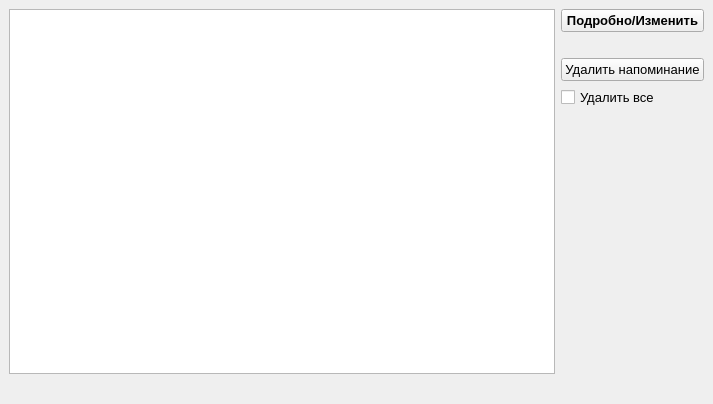
<?xml version="1.0" encoding="UTF-8"?>
<ui version="4.0">
 <class>ListWindow</class>
 <widget class="QMainWindow" name="ListWindow">
  <property name="geometry">
   <rect>
    <x>0</x>
    <y>0</y>
    <width>713</width>
    <height>404</height>
   </rect>
  </property>
  <property name="minimumSize">
   <size>
    <width>713</width>
    <height>404</height>
   </size>
  </property>
  <property name="windowTitle">
   <string>Reminder: Список напоминаний</string>
  </property>
  <property name="windowIcon">
   <iconset resource="qrcrem.qrc">
    <normaloff>:/images/reminder.ico</normaloff>:/images/reminder.ico</iconset>
  </property>
  <widget class="QWidget" name="centralwidget">
   <layout class="QGridLayout" name="gridLayout">
    <item row="0" column="0">
     <layout class="QVBoxLayout" name="verticalLayout">
      <item>
       <layout class="QHBoxLayout" name="horizontalLayout">
        <item>
         <widget class="QTableWidget" name="tableWidget">
          <property name="minimumSize">
           <size>
            <width>371</width>
            <height>311</height>
           </size>
          </property>
          <property name="font">
           <font>
            <pointsize>10</pointsize>
            <weight>75</weight>
            <bold>true</bold>
           </font>
          </property>
          <property name="sortingEnabled">
           <bool>true</bool>
          </property>
          <attribute name="horizontalHeaderMinimumSectionSize">
           <number>42</number>
          </attribute>
          <attribute name="horizontalHeaderStretchLastSection">
           <bool>false</bool>
          </attribute>
          <attribute name="verticalHeaderCascadingSectionResizes">
           <bool>true</bool>
          </attribute>
          <attribute name="verticalHeaderDefaultSectionSize">
           <number>50</number>
          </attribute>
          <attribute name="verticalHeaderHighlightSections">
           <bool>false</bool>
          </attribute>
          <attribute name="verticalHeaderMinimumSectionSize">
           <number>50</number>
          </attribute>
          <attribute name="verticalHeaderStretchLastSection">
           <bool>false</bool>
          </attribute>
         </widget>
        </item>
        <item>
         <layout class="QVBoxLayout" name="verticalLayout_2">
          <item>
           <widget class="QPushButton" name="pBChange">
            <property name="font">
             <font>
              <pointsize>10</pointsize>
              <weight>75</weight>
              <bold>true</bold>
             </font>
            </property>
            <property name="text">
             <string>Подробно/Изменить</string>
            </property>
           </widget>
          </item>
          <item>
           <widget class="QLabel" name="label">
            <property name="enabled">
             <bool>false</bool>
            </property>
            <property name="sizePolicy">
             <sizepolicy hsizetype="Preferred" vsizetype="Fixed">
              <horstretch>0</horstretch>
              <verstretch>0</verstretch>
             </sizepolicy>
            </property>
            <property name="minimumSize">
             <size>
              <width>0</width>
              <height>10</height>
             </size>
            </property>
            <property name="text">
             <string/>
            </property>
           </widget>
          </item>
          <item>
           <widget class="QPushButton" name="pBDel">
            <property name="font">
             <font>
              <pointsize>10</pointsize>
             </font>
            </property>
            <property name="text">
             <string>Удалить напоминание</string>
            </property>
           </widget>
          </item>
          <item>
           <widget class="QCheckBox" name="cBDel">
            <property name="font">
             <font>
              <pointsize>10</pointsize>
             </font>
            </property>
            <property name="text">
             <string>Удалить все</string>
            </property>
           </widget>
          </item>
          <item>
           <spacer name="verticalSpacer">
            <property name="orientation">
             <enum>Qt::Vertical</enum>
            </property>
            <property name="sizeHint" stdset="0">
             <size>
              <width>20</width>
              <height>40</height>
             </size>
            </property>
           </spacer>
          </item>
         </layout>
        </item>
       </layout>
      </item>
      <item>
       <widget class="QLabel" name="lbClock">
        <property name="font">
         <font>
          <family>Tahoma</family>
          <pointsize>10</pointsize>
          <weight>75</weight>
          <italic>false</italic>
          <bold>true</bold>
         </font>
        </property>
        <property name="text">
         <string/>
        </property>
       </widget>
      </item>
     </layout>
    </item>
   </layout>
  </widget>
 </widget>
 <resources>
  <include location="qrcrem.qrc"/>
 </resources>
 <connections/>
</ui>
